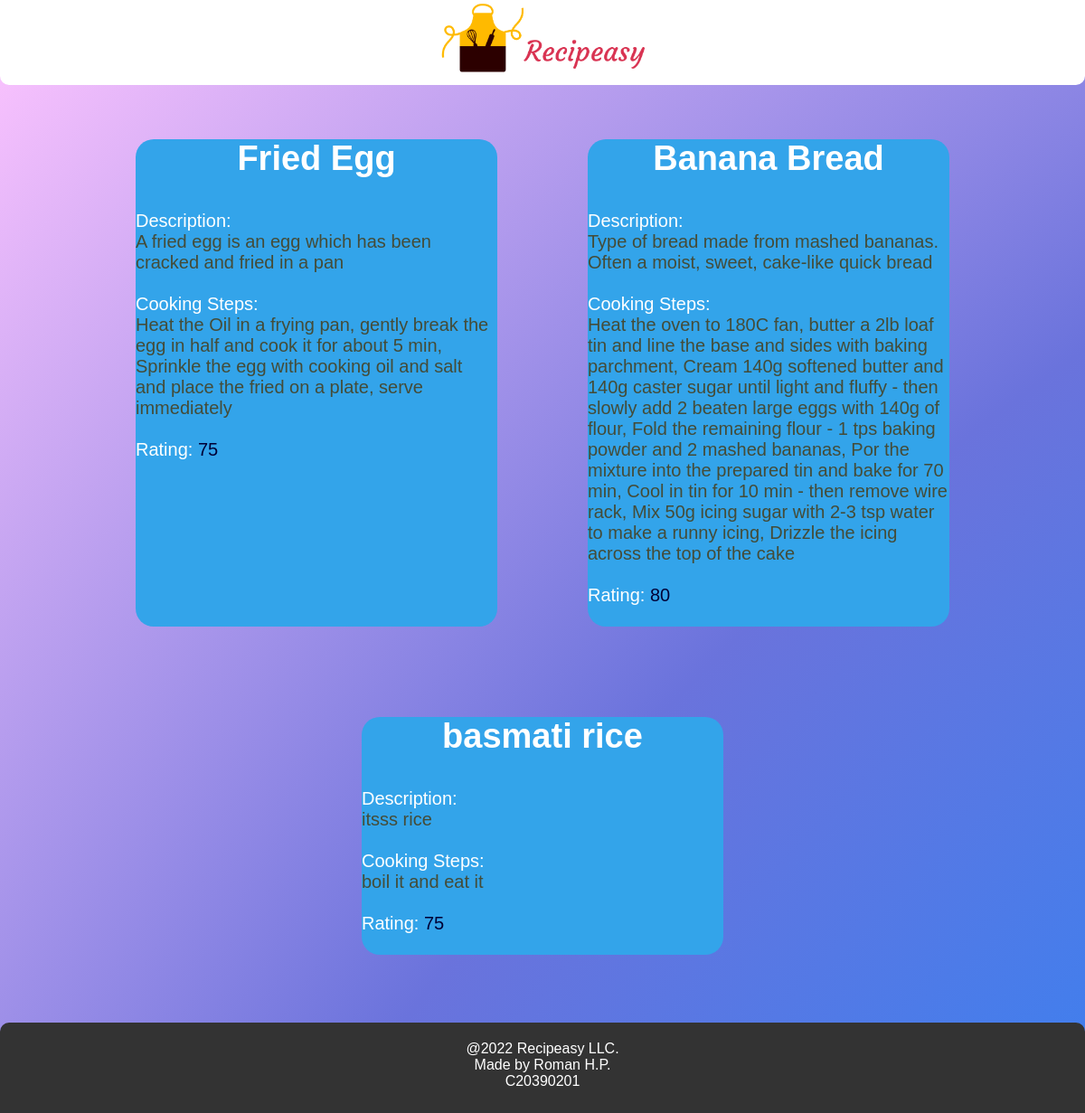
Page /currentrecipes.php on the committed database.
### tables this page shows
CREATE TABLE `recipe` (
  `recipe_id` int(64) NOT NULL,
  `recipe_name` varchar(32) NOT NULL,
  `recipe_desc` varchar(512) NOT NULL,
  `recipe_steps` varchar(512) NOT NULL,
  `recipe_rating` int(11) DEFAULT NULL
);

### currentrecipes.php (the view)
<?php
include_once 'header.php';
include_once 'includes/dbh.inc.php';
?>
<div id="container">
    <div id="main">
        <?php
        $sql = "SELECT * FROM recipe";
        $result = $conn->query($sql);
        while ($row = $result->fetch_assoc()) {
            echo "<div class='card'>
            <h2>" . $row["recipe_name"] . "</h2>
            <br>
            <br>
            <p3 style = margin:0;>Description:<p3>
            <br>
            <p4 style = color:#444c38;>" . $row["recipe_desc"] . "</p4>
            <br>
            <br>
            <p3 style = margin:0;>Cooking Steps:<p3>
            <br>
            <p4 style = color:#444c38;>" . $row["recipe_steps"] . "</p4>
            <br>
            <br>
            <p5 style = margin-left:20;>Rating: <p5>
            <p5 style = color:#000036;>" . $row["recipe_rating"] . "</p5>
            <br>
            <br>
            </div>";
        }
        ?>
    </div>
</div>
<?php
include_once 'footer.php';
?>

### header.php (shortened to what this page needs)
<!DOCTYPE html>
<html lang="en">
<head>
    <link rel='stylesheet' href='styles.css'>
</head>
<body>
    <header id="header">
        <a href="index.php" target="_blank">
            <img src="images/recipeasy_logo_courgette_2000.png" alt="Recipeasy Logo " style="width:20%;height:20%;">
        </a>
    </header>

### footer.php (shortened to what this page needs)
<footer id="footer">
    <p1>@ Recipeasy LLC.</p1>
    <br>
    <p1>Made by Roman H.P.</p1>
    <br>
    <p1>C20390201</p1>
</footer>
</body>
</html>

### styles.css (style rules this page uses)
* { margin: 0; padding: 0; box-sizing: border-box; }
:root { --black: #333; --lighter-black: #404040; --white: #ffffff; --blue-back:rgb(51, 164, 234); --red: #ffadad; --green: #2EAC48; --blue: #2187FA; --purple: #6A73DC; --pink: #ffc5ff; }
html,body { font-family: Arial, Helvetica, sans-serif; background-color: var(--blue) ; background-image: radial-gradient( var(--red), var(--green), var(--blue), var(--purple), var(--pink) ); background-size: 500% 500%; min-height: 100%; animation: move 5s alternate infinite; flex-direction: column; justify-content: center; align-items: center; }
#header { position: sticky; top: 0; text-align: center; background-color: var(--white); padding: 0px; width: 100%; border-radius: 0 0 10px 10px; margin-bottom: 10px; }
#container { min-height: 100%; }
#main { overflow: auto; padding-bottom: 100px; display: flex; flex-wrap: wrap; justify-content: center; }
.card { background: var(--blue-back); width: 400px; margin: 50px; border-radius: 20px; transition: all 0.9s ease; }
#footer { text-align: center; background-color: var(--black); position: relative; color: var(--white); height: 100px; margin-top: -75px; clear: both; padding: 20px; bottom: 0; width: 100%; border-radius: 10px 10px 0 0; }
h2 { text-align: center; color: var(--white); font-weight: bold; font-size: 38px; }
a { font-size: 20px; }
p3 { margin-left: 85px; font-size: 20px; color: var(--white); }
p4 { font-size: 20px; color: var(--lighter-black); text-align: center; line-height: 2px; }

### rows in the picture
recipe: recipe_name "Fried Egg", recipe_desc "A fried egg is an egg which has been cracked and fried in a pan", recipe_steps "Heat the Oil in a frying pan, gently break the egg in half and cook it for about 5 min, Sprinkle the egg with cooking oil and salt and place the fried on a plate, serve immediately", recipe_rating "75"
recipe: recipe_name "Banana Bread", recipe_desc "Type of bread made from mashed bananas. Often a moist, sweet, cake-like quick bread", recipe_steps "Heat the oven to 180C fan, butter a 2lb loaf tin and line the base and sides with baking parchment, Cream 140g softened butter and 140g caster sugar until light and fluffy - then slowly add 2 beaten large eggs with 140g of flour, Fold the remaining flour - 1 tps baking powder and 2 mashed bananas, Por the mixture into the prepared tin and bake for 70 min, Cool in tin for 10 min - then remove wire rack, Mix 50g icing sugar with 2-3 tsp water to make a runny icing, Drizzle the icing across the top of the cake", recipe_rating "80"
recipe: recipe_name "basmati rice", recipe_desc "itsss rice", recipe_steps "boil it and eat it", recipe_rating "75"
